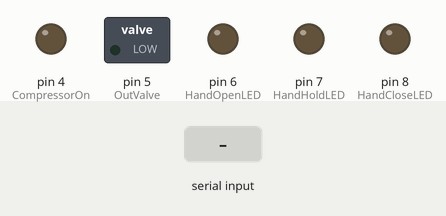
This sketch was run on a simulated Arduino Uno, built with avr-gcc and run on an emulated ATmega328P. Parts: switched loads named in the sketch (green lamp = pin HIGH), output pins drawn as LEDs (lit = HIGH). The inputs (shaded band) are chosen by the test bench.

Above: at 1.2 s.
1.3 s: "1" received over Serial
At 1.7 s:
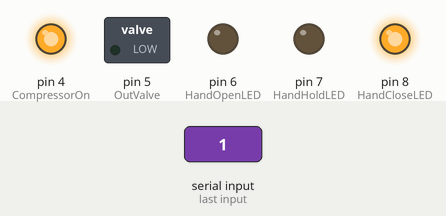
2.8 s: "2" received over Serial
At 4.0 s:
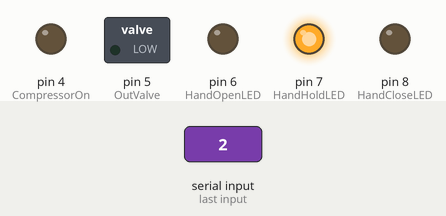
4.3 s: "3" received over Serial
At 5.2 s:
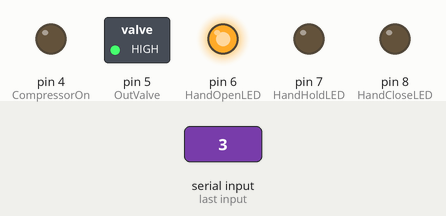
5.8 s: "4" received over Serial
At 6.4 s:
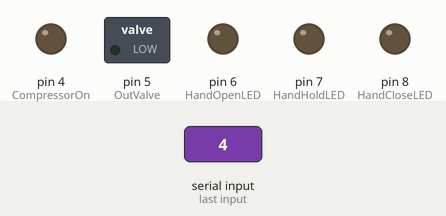
Timing chart, 0 to 8.3 s (numbered marks = the images above; inputs shaded):
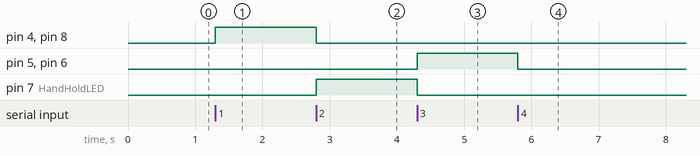

The sketch:

Arduino_Source_Code.ino
```cpp
/*
 * Pin definition
 * Pin 30 and 31 for left motor
 * Pin 32 and 33 for right motor
 * Pin 10 for PWM to control the motor speed
 * LED pin is 13 to indicate system status
 */


#define CompressorOn 4
#define OutValve 5
#define HandOpenLED 6
#define HandHoldLED 7
#define HandCloseLED 8
#define RX 0
#define TX 1

/*
 * Variable definition
 */
char data;  //for bluetooth data

/*
 * Setup code
 *
 */
void setup()
 {
  pinMode(CompressorOn, OUTPUT);
  pinMode(OutValve, OUTPUT);
  pinMode(HandCloseLED, OUTPUT);
  pinMode(HandHoldLED, OUTPUT);
  pinMode(HandOpenLED, OUTPUT);
  Serial.begin(38400);
  /*Serial.println("started");*/
}

void HandClose()
 {
  digitalWrite(CompressorOn, HIGH);
  digitalWrite(OutValve, LOW);
  digitalWrite(HandCloseLED, HIGH);
  digitalWrite(HandHoldLED, LOW);
  digitalWrite(HandOpenLED, LOW);
 }


void HandHold()
 {
  digitalWrite(CompressorOn, LOW);
  digitalWrite(OutValve, LOW);
  digitalWrite(HandCloseLED, LOW);
  digitalWrite(HandHoldLED, HIGH);
  digitalWrite(HandOpenLED, LOW);
 }

 void HandOpen()
 {
  digitalWrite(CompressorOn, LOW);
  digitalWrite(OutValve,HIGH);
  digitalWrite(HandCloseLED, LOW);
  digitalWrite(HandHoldLED, LOW);
  digitalWrite(HandOpenLED, HIGH);
 }

 void AllOFF()
 {
  digitalWrite(CompressorOn, LOW);
  digitalWrite(OutValve,LOW);
  digitalWrite(HandCloseLED, LOW);
  digitalWrite(HandHoldLED, LOW);
  digitalWrite(HandOpenLED, LOW);
 }


void loop()
{
  if (Serial.available() > 0)
  {
    data = Serial.read();  // Reads the character data from the serial port
    switch (data)
     {
      case '1':
       HandClose();
        break;
      case '2':
        HandHold();
        break;
      case '3':
        HandOpen();
        break;
      case '4':
        AllOFF();
        break;
      default:
        break;
    }
  }
}
```

Measured:
- after the input at 1.3 s, pin 4 (CompressorOn), pin 8 (HandCloseLED): LOW → HIGH at once
- after the input at 2.8 s, pin 4 (CompressorOn), pin 8 (HandCloseLED): HIGH → LOW at once; pin 7 (HandHoldLED): LOW → HIGH at once
- after the input at 4.3 s, pin 5 (OutValve), pin 6 (HandOpenLED): LOW → HIGH at once; pin 7 (HandHoldLED): HIGH → LOW at once
- after the input at 5.8 s, pin 5 (OutValve), pin 6 (HandOpenLED): HIGH → LOW at once
